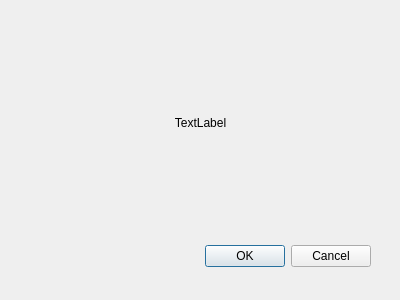
<?xml version="1.0" encoding="UTF-8"?>
<ui version="4.0">
 <class>Dialog</class>
 <widget class="QDialog" name="Dialog">
  <property name="geometry">
   <rect>
    <x>0</x>
    <y>0</y>
    <width>400</width>
    <height>300</height>
   </rect>
  </property>
  <property name="windowTitle">
   <string>Dialog</string>
  </property>
  <widget class="QDialogButtonBox" name="buttonBox">
   <property name="geometry">
    <rect>
     <x>30</x>
     <y>240</y>
     <width>341</width>
     <height>32</height>
    </rect>
   </property>
   <property name="orientation">
    <enum>Qt::Horizontal</enum>
   </property>
   <property name="standardButtons">
    <set>QDialogButtonBox::Cancel|QDialogButtonBox::Ok</set>
   </property>
  </widget>
  <widget class="QLabel" name="image_label">
   <property name="geometry">
    <rect>
     <x>15</x>
     <y>17</y>
     <width>371</width>
     <height>211</height>
    </rect>
   </property>
   <property name="text">
    <string>TextLabel</string>
   </property>
   <property name="alignment">
    <set>Qt::AlignCenter</set>
   </property>
  </widget>
 </widget>
 <resources/>
 <connections>
  <connection>
   <sender>buttonBox</sender>
   <signal>accepted()</signal>
   <receiver>Dialog</receiver>
   <slot>accept()</slot>
   <hints>
    <hint type="sourcelabel">
     <x>248</x>
     <y>254</y>
    </hint>
    <hint type="destinationlabel">
     <x>157</x>
     <y>274</y>
    </hint>
   </hints>
  </connection>
  <connection>
   <sender>buttonBox</sender>
   <signal>rejected()</signal>
   <receiver>Dialog</receiver>
   <slot>reject()</slot>
   <hints>
    <hint type="sourcelabel">
     <x>316</x>
     <y>260</y>
    </hint>
    <hint type="destinationlabel">
     <x>286</x>
     <y>274</y>
    </hint>
   </hints>
  </connection>
 </connections>
</ui>
